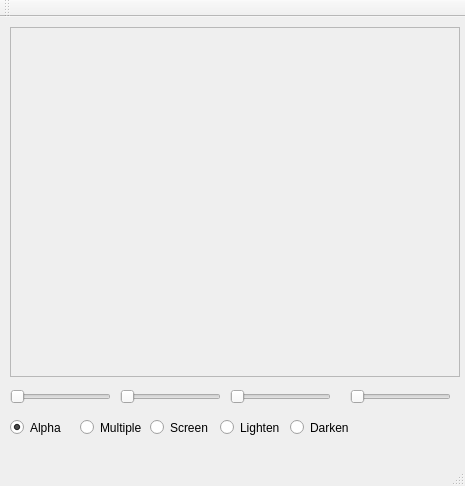
<?xml version="1.0" encoding="UTF-8"?>
<ui version="4.0">
 <class>MainWindow</class>
 <widget class="QMainWindow" name="MainWindow">
  <property name="geometry">
   <rect>
    <x>0</x>
    <y>0</y>
    <width>465</width>
    <height>486</height>
   </rect>
  </property>
  <property name="windowTitle">
   <string>MainWindow</string>
  </property>
  <widget class="QWidget" name="centralWidget">
   <widget class="QSlider" name="s1Slider">
    <property name="geometry">
     <rect>
      <x>10</x>
      <y>370</y>
      <width>101</width>
      <height>19</height>
     </rect>
    </property>
    <property name="minimum">
     <number>1</number>
    </property>
    <property name="orientation">
     <enum>Qt::Horizontal</enum>
    </property>
   </widget>
   <widget class="QSlider" name="s2Slider">
    <property name="geometry">
     <rect>
      <x>120</x>
      <y>370</y>
      <width>101</width>
      <height>19</height>
     </rect>
    </property>
    <property name="minimum">
     <number>1</number>
    </property>
    <property name="orientation">
     <enum>Qt::Horizontal</enum>
    </property>
   </widget>
   <widget class="QSlider" name="s3Slider">
    <property name="geometry">
     <rect>
      <x>230</x>
      <y>370</y>
      <width>101</width>
      <height>20</height>
     </rect>
    </property>
    <property name="minimum">
     <number>1</number>
    </property>
    <property name="orientation">
     <enum>Qt::Horizontal</enum>
    </property>
   </widget>
   <widget class="QSlider" name="s4Slider">
    <property name="geometry">
     <rect>
      <x>350</x>
      <y>370</y>
      <width>101</width>
      <height>19</height>
     </rect>
    </property>
    <property name="minimum">
     <number>1</number>
    </property>
    <property name="orientation">
     <enum>Qt::Horizontal</enum>
    </property>
   </widget>
   <widget class="QFrame" name="frame">
    <property name="geometry">
     <rect>
      <x>10</x>
      <y>10</y>
      <width>450</width>
      <height>350</height>
     </rect>
    </property>
    <property name="frameShape">
     <enum>QFrame::StyledPanel</enum>
    </property>
    <property name="frameShadow">
     <enum>QFrame::Raised</enum>
    </property>
   </widget>
   <widget class="QRadioButton" name="rAlpha">
    <property name="enabled">
     <bool>true</bool>
    </property>
    <property name="geometry">
     <rect>
      <x>10</x>
      <y>400</y>
      <width>61</width>
      <height>21</height>
     </rect>
    </property>
    <property name="text">
     <string>Alpha</string>
    </property>
    <property name="checked">
     <bool>true</bool>
    </property>
   </widget>
   <widget class="QRadioButton" name="rMultiple">
    <property name="geometry">
     <rect>
      <x>80</x>
      <y>400</y>
      <width>61</width>
      <height>21</height>
     </rect>
    </property>
    <property name="text">
     <string>Multiple</string>
    </property>
   </widget>
   <widget class="QRadioButton" name="rScreen">
    <property name="geometry">
     <rect>
      <x>150</x>
      <y>400</y>
      <width>61</width>
      <height>21</height>
     </rect>
    </property>
    <property name="text">
     <string>Screen</string>
    </property>
   </widget>
   <widget class="QRadioButton" name="rLighten">
    <property name="geometry">
     <rect>
      <x>220</x>
      <y>400</y>
      <width>61</width>
      <height>21</height>
     </rect>
    </property>
    <property name="text">
     <string>Lighten</string>
    </property>
   </widget>
   <widget class="QRadioButton" name="rDarken">
    <property name="geometry">
     <rect>
      <x>290</x>
      <y>400</y>
      <width>61</width>
      <height>21</height>
     </rect>
    </property>
    <property name="text">
     <string>Darken</string>
    </property>
   </widget>
  </widget>
  <widget class="QMenuBar" name="menuBar">
   <property name="geometry">
    <rect>
     <x>0</x>
     <y>0</y>
     <width>465</width>
     <height>20</height>
    </rect>
   </property>
  </widget>
  <widget class="QToolBar" name="mainToolBar">
   <attribute name="toolBarArea">
    <enum>TopToolBarArea</enum>
   </attribute>
   <attribute name="toolBarBreak">
    <bool>false</bool>
   </attribute>
  </widget>
  <widget class="QStatusBar" name="statusBar"/>
 </widget>
 <layoutdefault spacing="6" margin="11"/>
 <resources/>
 <connections/>
</ui>
